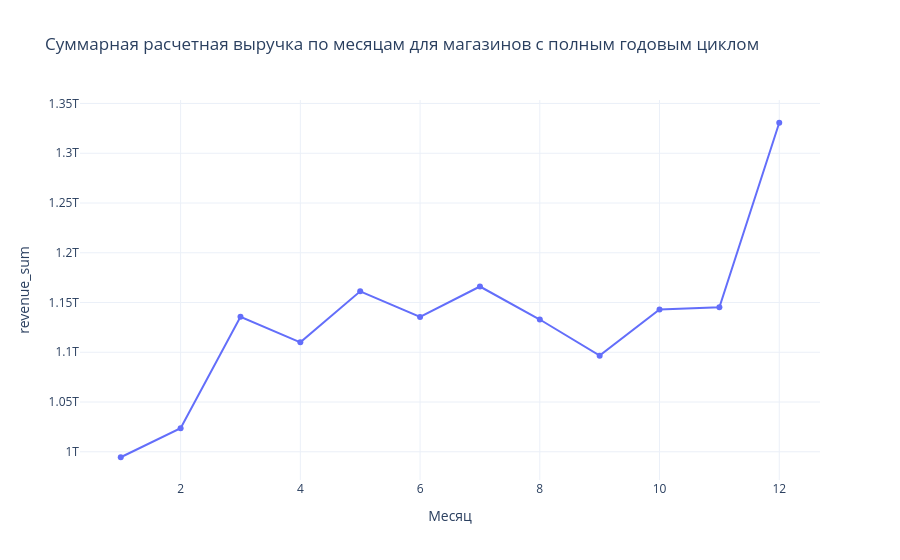

Notebook source saved alongside this figure:
### Markdown cell above
# **5.2. Динамика расчетной выручки по месяцам**

### Code cell
fig = px.line(
    monthly_stats_full,
    x="Месяц",
    y="revenue_sum",
    markers=True,
    title="Суммарная расчетная выручка по месяцам для магазинов с полным годовым циклом",
    template="plotly_white"
)

fig.show()

### Figure 1 — Plotly figure (JSON) as saved in the notebook; plotly's stock layout.template omitted (floating-point values rounded to 4 significant figures)
{"data": [{"hovertemplate": "Месяц=%{x}<br>revenue_sum=%{y}<extra></extra>", "legendgroup": "", "line": {"color": "#636efa", "dash": "solid"}, "marker": {"symbol": "circle"}, "mode": "lines+markers", "name": "", "orientation": "v", "showlegend": false, "type": "scatter", "x": [1, 2, 3, 4, 5, 6, 7, 8, 9, 10, 11, 12], "xaxis": "x", "y": [994500000000.0, 1024000000000.0, 1136000000000.0, 1110000000000.0, 1161000000000.0, 1136000000000.0, 1166000000000.0, 1133000000000.0, 1097000000000.0, 1143000000000.0, 1145000000000.0, 1331000000000.0], "yaxis": "y"}], "layout": {"legend": {"tracegroupgap": 0}, "title": {"text": "Суммарная расчетная выручка по месяцам для магазинов с полным годовым циклом"}, "xaxis": {"anchor": "y", "domain": [0, 1], "title": {"text": "Месяц"}}, "yaxis": {"anchor": "x", "domain": [0, 1], "title": {"text": "revenue_sum"}}}}
